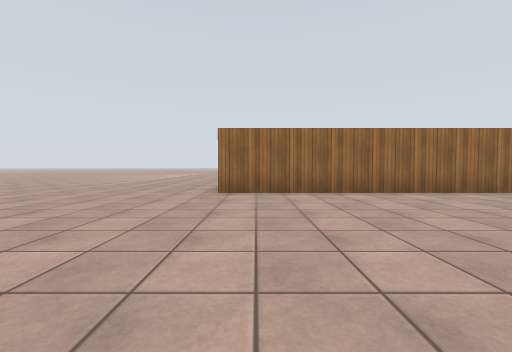
View 1 (above)

21 first-person views from a walk through a robot-simulator world made for Gazebo. The camera is 1 m above the floor, tilts 2° down and sees 90° across. The floor is counted in squares, 2 m on a side. Each view is taken from the middle of a square. On the plan, view 1 faces up. The plan holds only what a view shows up to about 9 squares ahead; the rest is blank. The place goes on beyond the plan. The robots in the file are not drawn. Gazebo's built-in surfaces are drawn with simple patterns. Simple shapes stand in for some stock models. Some surface patterns are stand-ins.

View 2
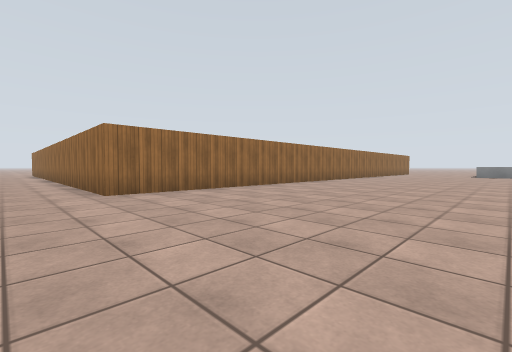

View 3
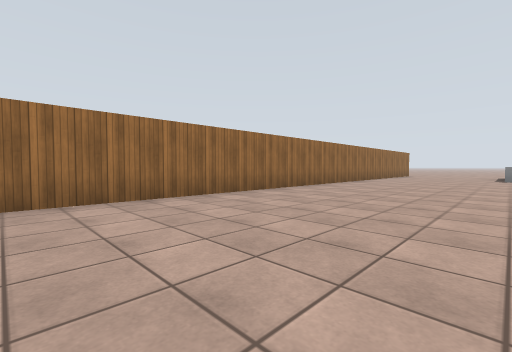

View 4
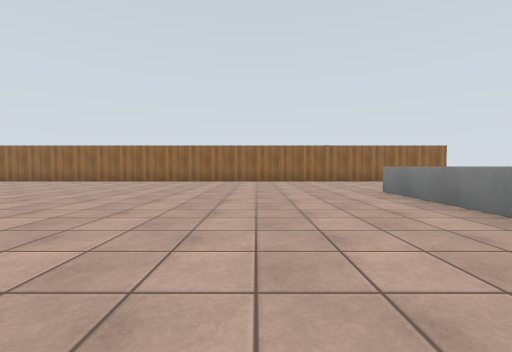

View 5
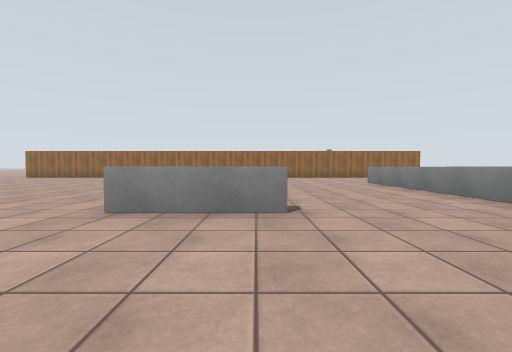

View 6
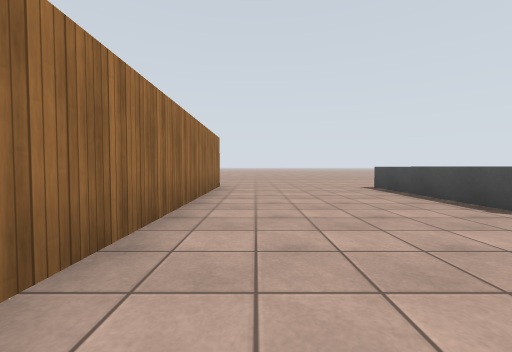

View 7
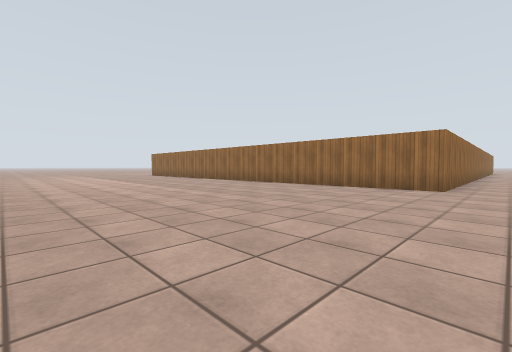

View 8
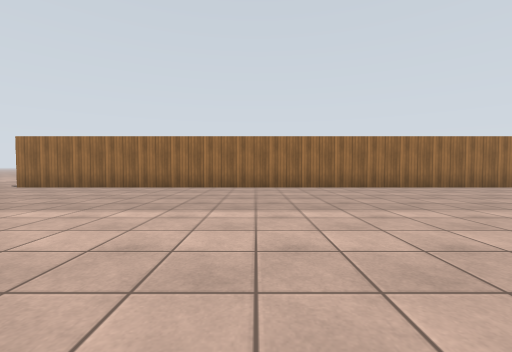

View 9
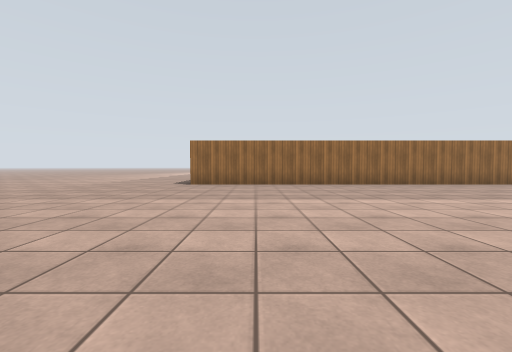

View 10
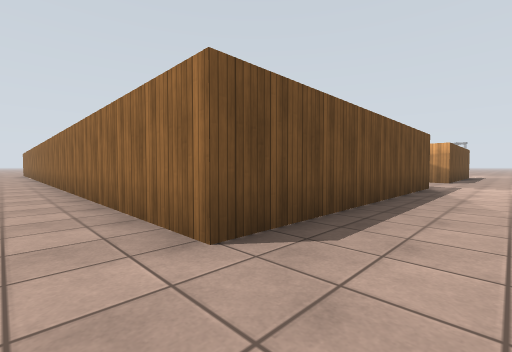

View 11
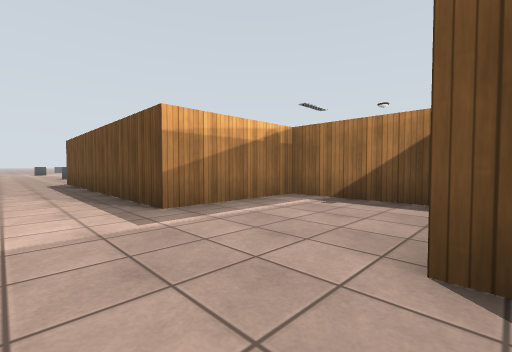

View 12
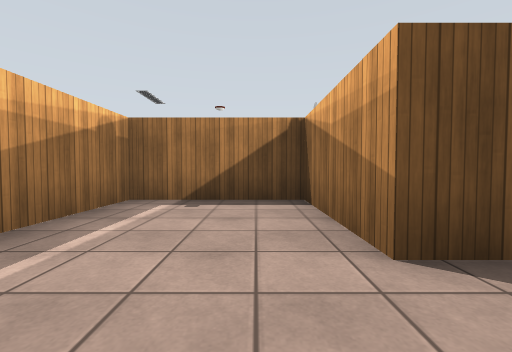

View 13
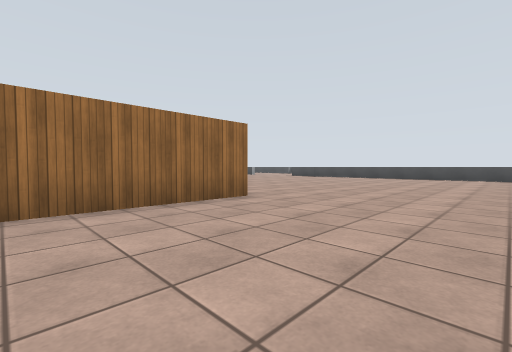

View 14
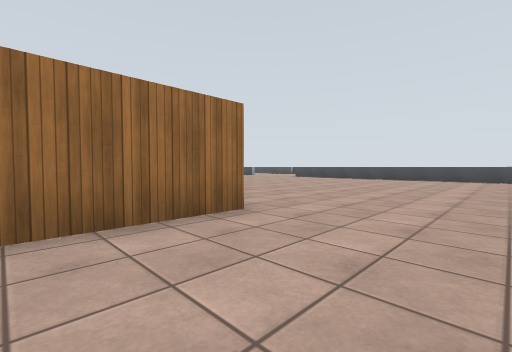

View 15
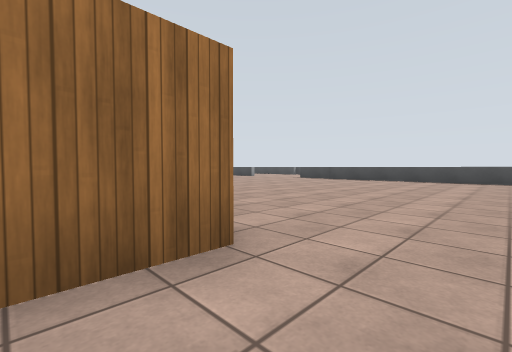

View 16
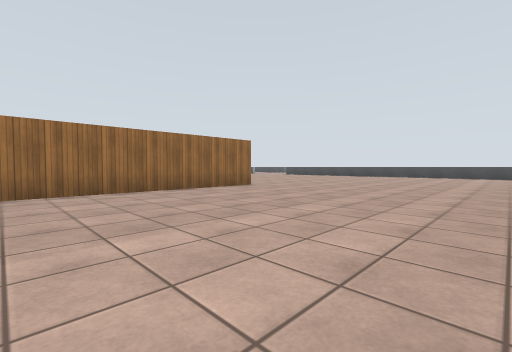

View 17
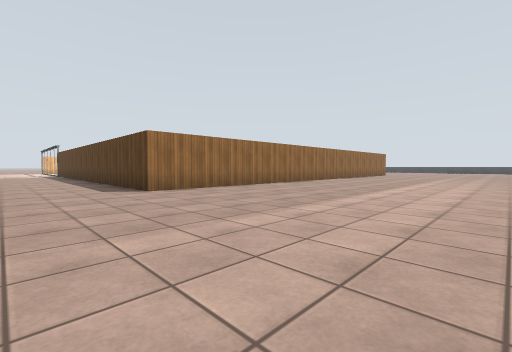

View 18
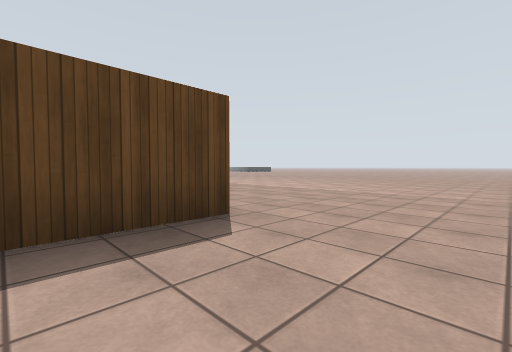

View 19
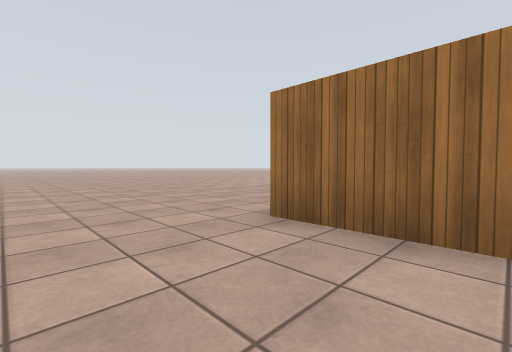

View 20
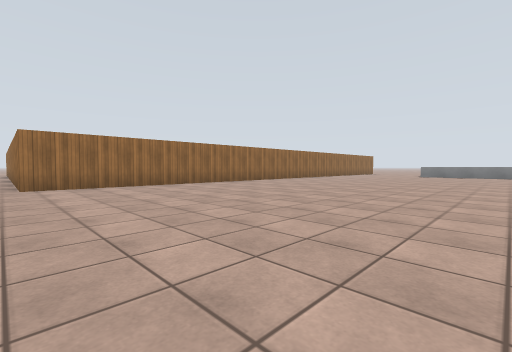

View 21
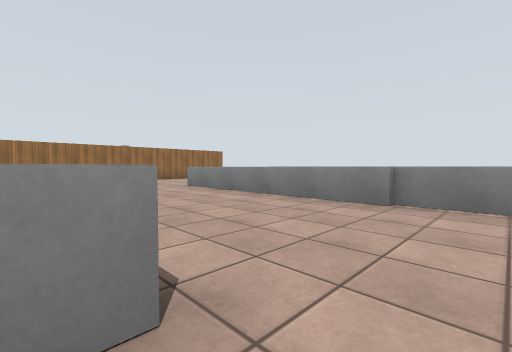

### Floor plan
Points are (right, up) in squares from view 1. A wall is a line through its corners. A room is listed if a view was taken in it or the views show most of it. See-through windows are left out.
Room 1 (views 1, 2, 3, 4, 5, 6, 7, 8, 9, 10, 13, 14, 15, 16, 17, 19, 20, 21)
walls: (17.6, 4.9) (-0.7, 4.9) (-0.7, 18.9)
low walls: (-4.1, -3.9) (0.9, -3.9); (10.4, -4.2) (8.3, -4.2); (13.5, -5.1) (13.6, 1.1) (17.2, 1.1)
ways out: opening at (19, 5) to room 2; opening at (-1.5, 20.5) to room 3; opening at (18.5, 1)
Room 2 (views 11, 12)
walls: (17.6, 13.7) (15.1, 13.7) (15.1, 11.1) (17.6, 11.1) (17.6, 4.9)
ways out: opening at (19, 5) to room 1; opening at (19, 14) to room 3
Room 3 (view 18)
walls: (17.6, 15.4) (17.6, 13.7); (-0.7, 18.9) (4.6, 18.9)
ways out: opening at (-1.5, 20.5) to room 1; opening at (19, 14) to room 2

Positions as (right, up) in squares from view 1, and headings:
1: (0, 0), facing up
2: (-2, 0), facing up-right
3: (2, 1), facing up-right
4: (11, -4), facing up
5: (10, -7), facing up
6: (11, 4), facing right
7: (-7, 4), facing up-right
8: (-7, 13), facing right
9: (-8, 17), facing right
10: (19, 4), facing up-left
11: (19, 14), facing down-left
12: (19, 13), facing left
13: (-4, 8), facing down-right
14: (-3, 7), facing down-right
15: (-2, 6), facing down-right
16: (-6, 10), facing down-right
17: (-6, 21), facing down-right
18: (1, 21), facing down-left
19: (1, 3), facing up-left
20: (-1, -2), facing up-right
21: (10, -5), facing up-right
